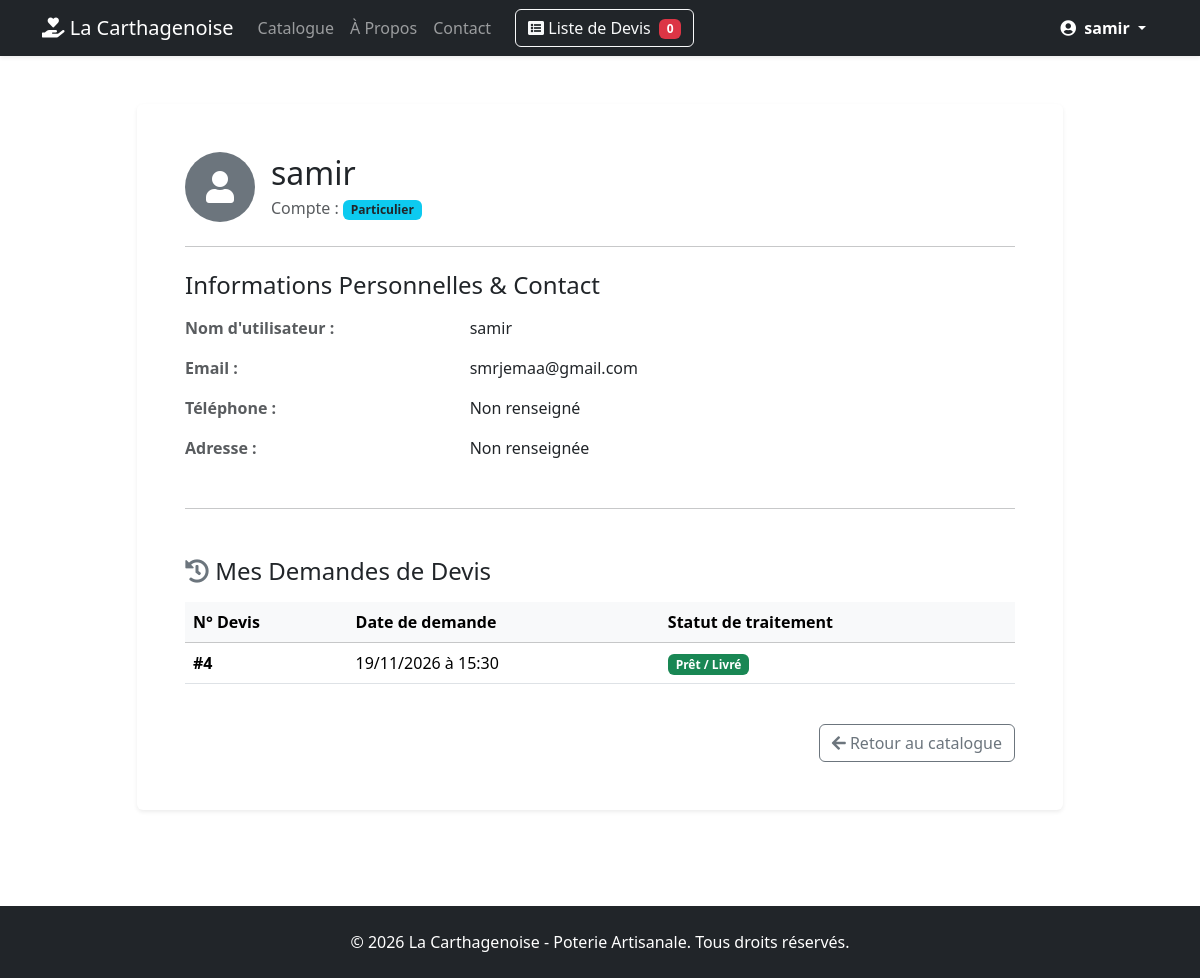
The page /utilisateur/profil/ (signed in) on the database as committed earlier.
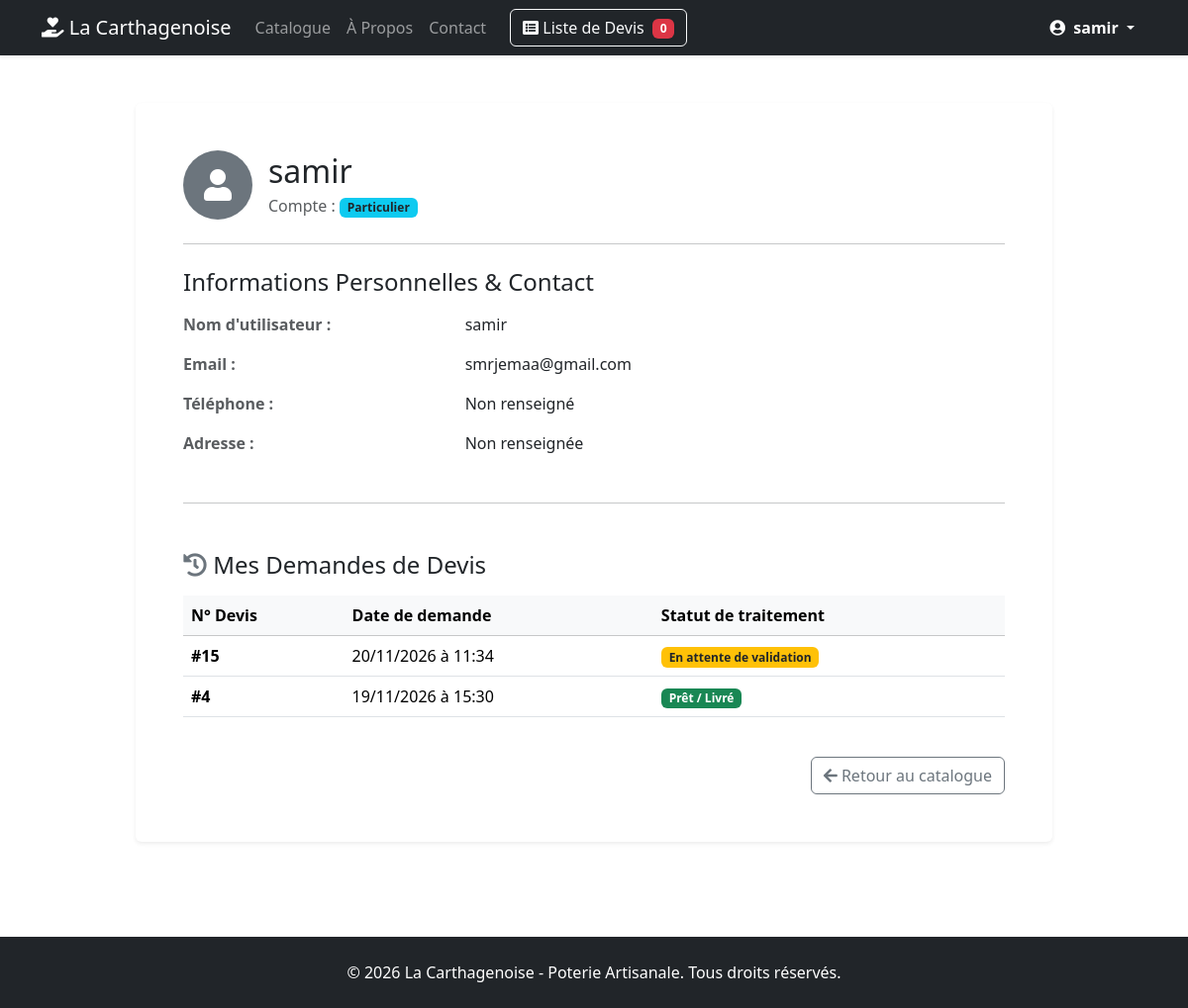
The same page on the database as committed later.
### devis/models.py (models this page shows, shortened)
class Devis(models.Model):
    STATUT_CHOICES = [
        ('attente', 'En attente de validation'),
        ('valide', 'Validé'),
        ('Livraison', 'En Cour de Livraison'),
        ('termine', 'Prêt / Livré'),
        ('annule', 'Annulé'),
    ]
    utilisateur = models.ForeignKey(
        User, on_delete=models.SET_NULL, null=True, blank=True
    )
    nom_client = models.CharField(max_length=100, blank=True, null=True)
    email_client = models.EmailField(blank=True, null=True)
    telephone = models.CharField(max_length=20, blank=True, null=True)
    date_creation = models.DateTimeField(auto_now_add=True)
    statut = models.CharField(
        max_length=20, choices=STATUT_CHOICES, default='attente'
    )

### utilisateur/views.py (the view)
# urls.py: path('profil/', views.profil, name='profil'),
@login_required
def profil(request):
    mes_devis = Devis.objects.filter(
        utilisateur=request.user).order_by('-date_creation')
    context = {
        'user': request.user,
        'mes_devis': mes_devis,
    }
    return render(request, 'utilisateur/profil.html', context)

### devis/templatetags/devis_extras.py (called while the page is built)
@register.simple_tag(takes_context=True)
def devis_count(context):
    request = context['request']
    devis_panier = request.session.get(DEVIS_SESSION_KEY)
    if devis_panier:
        return len(devis_panier)
    return 0

### utilisateur/templates/utilisateur/profil.html (shortened to what this page needs)
{% extends 'base.html' %}
{% block content %}
<div class="row justify-content-center">
    <div class="col-lg-10">
        <div class="card shadow-sm border-0 my-4">
            <div class="card-body p-4 p-md-5">
                <div class="d-flex align-items-center mb-4">
                    <div class="bg-secondary text-white rounded-circle d-flex align-items-center justify-content-center me-3" style="width: 70px; height: 70px; font-size: 2rem;">
                        <i class="fas fa-user"></i>
                    </div>
                    <div>
                        <h2 class="mb-1">{{ user.get_full_name|default:user.username }}</h2>
                        <p class="text-muted mb-0">
                            Compte : <span class="badge bg-info text-dark">{{ user.profil.get_type_client_display }}</span>
                        </p>
                    </div>
                </div>
                <hr class="mb-4">
                <h4 class="mb-3">Informations Personnelles & Contact</h4>
                <div class="row mb-3">
                    <div class="col-sm-4 fw-bold text-muted">Nom d'utilisateur :</div>
                    <div class="col-sm-8">{{ user.username }}</div>
                </div>
                <div class="row mb-3">
                    <div class="col-sm-4 fw-bold text-muted">Email :</div>
                    <div class="col-sm-8">{{ user.email }}</div>
                </div>
                <div class="row mb-3">
                    <div class="col-sm-4 fw-bold text-muted">Téléphone :</div>
                    <div class="col-sm-8">{{ user.profil.telephone|default:"Non renseigné" }}</div>
                </div>
                <div class="row mb-3">
                    <div class="col-sm-4 fw-bold text-muted">Adresse :</div>
                    <div class="col-sm-8">{{ user.profil.adresse|default:"Non renseignée" }}</div>
                </div>
                <hr class="my-5">
                <h4 class="mb-3"><i class="fas fa-history text-secondary"></i> Mes Demandes de Devis</h4>
                <div class="table-responsive">
                    <table class="table table-hover align-middle">
                        <thead class="table-light">
                            <tr>
                                <th>N° Devis</th>
                                <th>Date de demande</th>
                                <th>Statut de traitement</th>
                            </tr>
                        </thead>
                        <tbody>
                            {% for devis in mes_devis %}
                                <tr>
                                    <td class="fw-bold">#{{ devis.id }}</td>
                                    <td>{{ devis.date_creation|date:"d/m/Y à H:i" }}</td>
                                    <td>
                                        {% if devis.statut == 'attente' %}
                                            <span class="badge bg-warning text-dark">{{ devis.get_statut_display }}</span>
                                        {% elif devis.statut == 'valide' %}
                                            <span class="badge bg-primary">{{ devis.get_statut_display }}</span>
                                        {% elif devis.statut == 'termine' %}
                                            <span class="badge bg-success">{{ devis.get_statut_display }}</span>
                                        {% else %}
                                            <span class="badge bg-danger">{{ devis.get_statut_display }}</span>
                                        {% endif %}
                                    </td>
                                </tr>
                            {% endfor %}
                        </tbody>
                    </table>
                </div>
                <div class="d-flex justify-content-end mt-4">
                    <a href="{% url 'catalogue:liste_produits' %}" class="btn btn-outline-secondary">
                        <i class="fas fa-arrow-left"></i> Retour au catalogue
                    </a>
                </div>
            </div>
        </div>
    </div>
</div>
{% endblock %}

Rows that differ between the two databases and show on the page:
added Devis: id "15", date_creation "20/11/2026 à 11:34", statut "En attente de validation"
